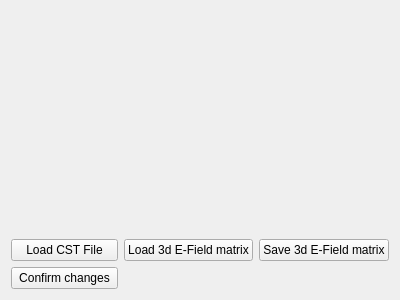
<?xml version="1.0" encoding="UTF-8"?>
<ui version="4.0">
 <class>Form</class>
 <widget class="QWidget" name="Form">
  <property name="geometry">
   <rect>
    <x>0</x>
    <y>0</y>
    <width>400</width>
    <height>300</height>
   </rect>
  </property>
  <property name="windowTitle">
   <string>Form</string>
  </property>
  <layout class="QGridLayout" name="gridLayout">
   <item row="1" column="1">
    <widget class="QPushButton" name="load_e_field_button">
     <property name="text">
      <string>Load 3d E-Field matrix</string>
     </property>
    </widget>
   </item>
   <item row="1" column="0">
    <widget class="QPushButton" name="load_cst_button">
     <property name="text">
      <string>Load CST File</string>
     </property>
    </widget>
   </item>
   <item row="1" column="2">
    <widget class="QPushButton" name="save_e_field_button">
     <property name="text">
      <string>Save 3d E-Field matrix</string>
     </property>
    </widget>
   </item>
   <item row="0" column="0" colspan="3">
    <widget class="QWidget" name="e_field_widget" native="true">
     <property name="sizePolicy">
      <sizepolicy hsizetype="Expanding" vsizetype="Preferred">
       <horstretch>0</horstretch>
       <verstretch>0</verstretch>
      </sizepolicy>
     </property>
     <layout class="QVBoxLayout" name="e_field_layout"/>
    </widget>
   </item>
   <item row="2" column="0">
    <widget class="QPushButton" name="confirm_button">
     <property name="text">
      <string>Confirm changes</string>
     </property>
    </widget>
   </item>
  </layout>
 </widget>
 <resources/>
 <connections/>
</ui>
